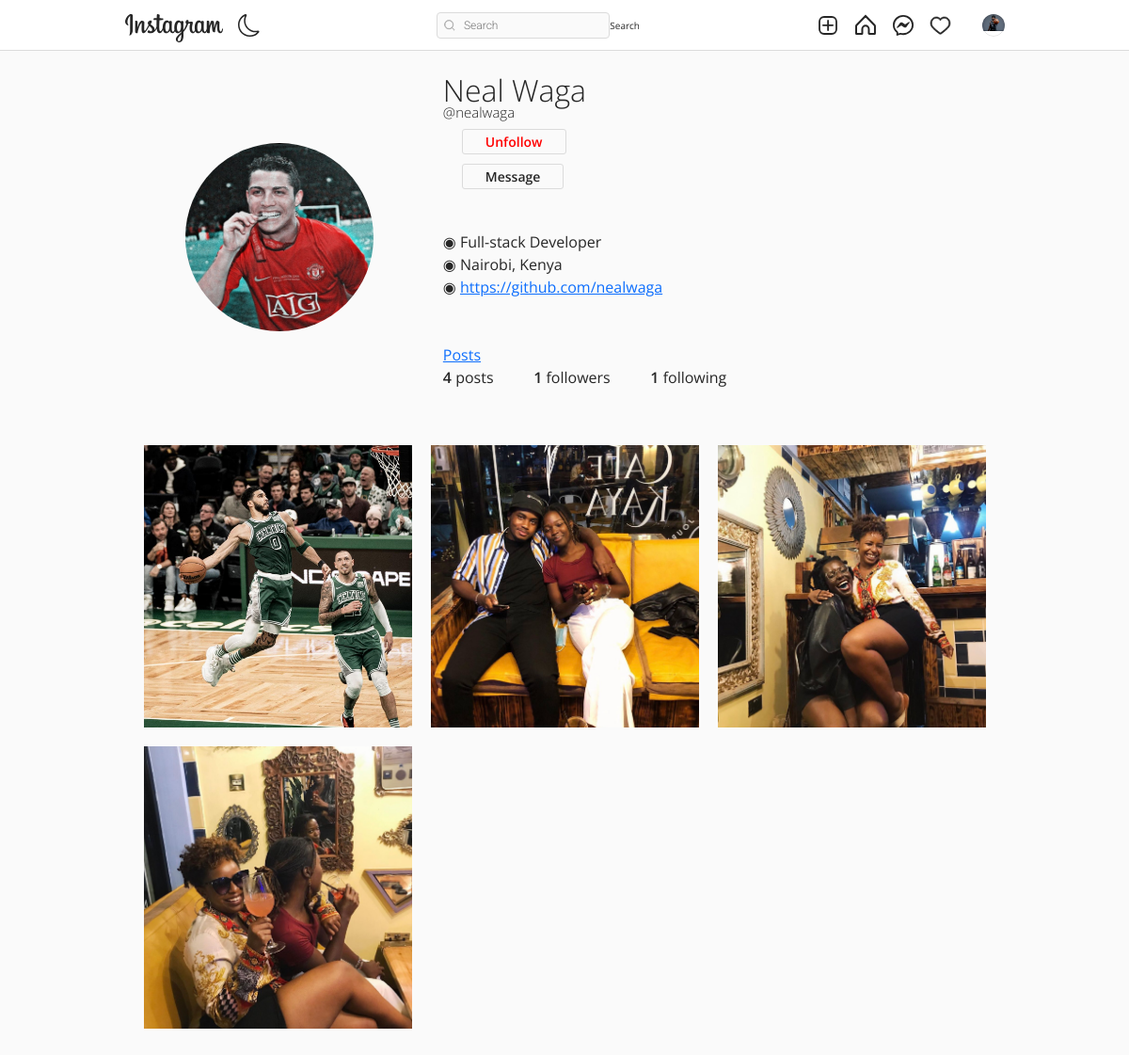
The app's page /nealwaga/ (signed in) with its own data.
### authy/models.py (models this page shows, shortened)
class Profile(models.Model):
    user = models.OneToOneField(User, related_name='profile', on_delete=models.CASCADE)
    image = models.ImageField(upload_to="profile_pciture", null=True, default="default.jpg")
    first_name = models.CharField(max_length=200, null=True, blank=True)
    last_name = models.CharField(max_length=200, null=True, blank=True)
    bio = models.CharField(max_length=200, null=True, blank=True)
    location = models.CharField(max_length=200, null=True, blank=True)
    url = models.URLField(max_length=200, null=True, blank=True)
    favourite = models.ManyToManyField(Post, blank=True)

### post/models.py (models this page shows)
class Post(models.Model):
    id = models.UUIDField(primary_key=True, default=uuid.uuid4, editable=False)
    picture = models.ImageField(upload_to=user_directory_path, verbose_name="Picture")
    caption = models.CharField(max_length=10000, verbose_name="Caption")
    posted = models.DateField(auto_now_add=True)
    tags = models.ManyToManyField(Tag, related_name="tags")
    user = models.ForeignKey(User, on_delete=models.CASCADE)
    likes = models.IntegerField(default=0)
    def get_absolute_url(self):
        return reverse("post-details", args=[str(self.id)])

### authy/views.py (the view)
# urls.py: path('<username>/', UserProfile, name='profile'),
def UserProfile(request, username):
    Profile.objects.get_or_create(user=request.user)
    user = get_object_or_404(User, username=username)
    profile = Profile.objects.get(user=user)
    url_name = resolve(request.path).url_name
    posts = Post.objects.filter(user=user).order_by('-posted')
    if url_name == 'profile':
        posts = Post.objects.filter(user=user).order_by('-posted')
    else:
        posts = profile.favourite.all()
    posts_count = Post.objects.filter(user=user).count()
    following_count = Follow.objects.filter(follower=user).count()
    followers_count = Follow.objects.filter(following=user).count()
    follow_status = Follow.objects.filter(following=user, follower=request.user).exists()
    paginator = Paginator(posts, 8)
    page_number = request.GET.get('page')
    posts_paginator = paginator.get_page(page_number)
    context = {
        'posts': posts,
        'profile':profile,
        'posts_count':posts_count,
        'following_count':following_count,
        'followers_count':followers_count,
        'posts_paginator':posts_paginator,
        'follow_status':follow_status,
    }
    return render(request, 'profile.html', context)

### templates/profile.html (shortened to what this page needs)
{% extends 'base.html' %}
{% load static %}
{% block content %}
<!DOCTYPE html>
<html lang="en">
<head>
    <link rel="stylesheet" href="{% static 'assets3/css/reset.css' %}">
    <link rel="stylesheet" href="{% static 'assets3/css/styles.css' %}">
    <link rel="stylesheet" href="https://use.fontawesome.com/releases/v5.2.0/css/all.css">
</head>
<body>
    <header>
        <br><br><br>
        <div class="container">
            <div class="profile">
                <div class="profile-image">
                    <img src="{{profile.image.url}}" alt="" style="width: 200px; height: 200px;">
                </div>
                <div class="profile-user-settings">
                        {% if profile.first_name %}
                        <h6 class="profile-user-name">{{profile.first_name}} {{profile.last_name}}</h6> <br>
                        {% endif %}
                        <h5 style="font-size: 15px;" class="profile-user-name">@{{profile.user.username}}</h5>
                        <br><br>
                        {% if request.user.is_authenticated and request.user != profile.user %}
                            {% if follow_status == True %}
                                <a href="{% url 'follow' profile.user 0 %}" class="btn profile-edit-btn" style="color: red;">Unfollow</a> <br><br>
                            {% else %}
                                <a href="{% url 'follow' profile.user 1 %}" class="btn profile-edit-btn" style="color: green;">Follow</a> <br><br>
                            {% endif %}
                        {% endif %}
                        {% if request.user.is_authenticated and request.user != profile.user %}
                                <a href="{% url 'conversation' profile.user  %}" class="btn profile-edit-btn">Message</a> <br><br>
                        {% endif %}
                        <br>
                </div>
                <div class="profile-bio">
                    <br>
                    {% if profile.bio %}
                    <p>◉ {{profile.bio}}</p>
                    {% endif %}
                    {% if profile.location %}
                    <p>◉ {{profile.location}}</p>
                    {% endif %}
                    {% if profile.url %}
                    <p>◉ <a href="{{profile.url}}">{{profile.url}}</a></p>
                    {% endif %}
                    <br><br>
                    <div class="profile-user-settings">
                        <a  href="{% url 'profile' profile.user %}"  class="btns profiele-edit-btn">Posts</a>
                    </div>
                </div>
                <div class="profile-stats">
                    <ul>
                        <li><span class="profile-stat-count">{{posts_count}}</span> posts</li>
                        <li><span class="profile-stat-count">{{followers_count}}</span> followers</li>
                        <li><span class="profile-stat-count">{{following_count}}</span> following</li>
                    </ul>
                    <br>
                </div>
            </div>
        </div>
    </header>
    <main>
        <div class="container">
            <div class="gallery">
                {% for post in posts %}
                <a href="{{post.get_absolute_url}}"><div class="gallery-item" tabindex="0">
                    <img src="{{ post.picture.url }}" class="gallery-image" alt="" style="width: 500px; height: 300px; object-fit: cover;">
                </div></a>
                {% endfor %}
            </div>
        </div>
    </main>
    {% endblock content %}

### templates/base.html (shortened to what this page needs)
{% load static %}
<!DOCTYPE html>
<html lang="en">
<head>
    <link rel="stylesheet" href="https://cdn.jsdelivr.net/npm/bootstrap-icons@1.8.1/font/bootstrap-icons.css">
    <link href="https://cdn.jsdelivr.net/npm/bootstrap@5.1.3/dist/css/bootstrap.min.css" rel="stylesheet">
    <link rel="stylesheet" type="text/css" href="{% static 'assets1/style.css' %}">
</head>
<body>
    <header class="header">
        <nav class="header__content">
            <div class="header__buttons">
                <a href="{% url 'index' %}" class="header__home">
                </a>
                <button class="header__theme-button" title="Toggle Theme">
                </button>
            </div>
            <form action="{% url 'search-users' %}" method="GET">
                <div class="header__search">
                    <input type="text" placeholder="Search" name="q" value="{{ request.GET.q }}">
                    <button class="btn btn-primary" type="submit">Search</button>
                </div>
            </form>
            <div class="header__buttons header__buttons--desktop">
                <a href="{% url 'newpost' %}">
                </a>
                <a href="{% url 'index' %}">
                </a>
                <a href="{% url 'message' %}">
                </a>
                <span>
                    <a href="{% url 'show-notification' %}">
                    </a>
                </span>
                <a href="">
                    <button class="profile-button">
                        <a href="{% url 'profile' request.user %}">
                            <div class="profile-button__picture">
                                <img src="{{request.user.profile.image.url}}" alt="User Picture">
                            </div>
                        </a>
                    </button>
                </a>
            </div>
        </nav>
    </header>
    {% block content %}
    {% endblock content %}
</body>
</html>

### static/assets1/style.css (style rules this page uses)
*, *::after, *::before { box-sizing: border-box; margin: 0; padding: 0; }
*, button, input, select, textarea { font-family: 'Roboto', sans-serif; }
:root { --primary: hsl(0, 0%, 100%); --secondary: hsl(0, 0%, 98%); --border: hsl(0, 0%, 86%); --story-border: hsl(0, 0%, 78%); --img-border: hsla(0, 0%, 0%, 0.1); --text-dark: hsl(0, 0%, 15%); --text-light: hsl(0, 0%, 60%); --like: hsl(355, 82%, 61%); --link: hsl(204, 100%, 48%); --header-height: 44px; --nav-height: 44px; }
body { min-height: 100vh; display: flex; flex-direction: column; overflow-y: auto; }
svg { display: block; }
img { max-width: 100%; }
.header { width: 100%; height: var(--header-height); background-color: var(--primary); display: flex; justify-content: center; position: fixed; top: 0; left: 0; z-index: 2; }
.header::after { content: ''; position: absolute; bottom: 0; width: 100%; height: 1px; background-color: var(--border); }
.header__content { width: 100%; max-width: 975px; padding: 0 14px; display: flex; justify-content: space-between; align-items: center; }
.header__home { margin-top: 5px; }
.header__theme-button { background-color: transparent; border: none; cursor: pointer; }
.header__theme-button-moon { display: unset; }
.header__search { width: 216px; height: 28px; display: none; align-items: center; position: relative; }
.header__search svg { width: 12px; height: 12px; position: absolute; left: 8px; }
.header__search input { width: 100%; height: 100%; background-color: var(--secondary); padding: 4px 10px 4px 28px; border: 1px solid var(--border); border-radius: 4px; outline: none; font-size: 12px; font-weight: 300; text-decoration: none; color: var(--text-light); text-overflow: ellipsis; overflow: hidden; white-space: nowrap; }
.header__buttons { display: flex; align-items: center; gap: 16px; }
.profile-button { background-color: transparent; border: none; outline: none; cursor: pointer; position: relative; }
.profile-button__picture { width: 24px; height: 24px; border-radius: 50%; overflow: hidden; position: relative; }
.profile-button__picture::after { content: ''; position: absolute; top: 0; bottom: 0; left: 0; right: 0; border: 1px solid var(--img-border); border-radius: 50%; }
@media (min-width: 768px) { :root { --header-height: 54px; --nav-height: 0px; } }
@media (min-width: 768px) { .header__content { padding: 0 20px; } }
@media (min-width: 768px) { .header__search { display: flex; } }

### static/assets3/css/styles.css (style rules this page uses)
:root { font-size: 10px; }
*, *::before, *::after { box-sizing: border-box; }
body { font-family: "Open Sans", Arial, sans-serif; min-height: 100vh; background-color: #fafafa; color: #262626; padding-bottom: 3rem; }
img { display: block; }
.container { max-width: 93.5rem; margin: 0 auto; padding: 0 2rem; }
.btn { display: inline-block; font: inherit; background: none; border: none; color: inherit; padding: 0; cursor: pointer; }
.profile { padding: 5rem 0; }
.profile::after { content: ""; display: block; clear: both; }
.profile-image { float: left; width: calc(33.333% - 1rem); display: flex; justify-content: center; align-items: center; margin-right: 3rem; }
.profile-image img { border-radius: 50%; }
.profile-user-settings, .profile-stats, .profile-bio { float: left; width: calc(66.666% - 2rem); }
.profile-user-settings { margin-top: 1.1rem; }
.profile-user-name { display: inline-block; font-size: 3.2rem; font-weight: 300; }
.profile-edit-btn { font-size: 1.4rem; line-height: 1.8; border: 0.1rem solid #dbdbdb; border-radius: 0.3rem; padding: 0 2.4rem; margin-left: 2rem; }
.profile-stats { margin-top: 2.3rem; }
.profile-stats li { display: inline-block; font-size: 1.6rem; line-height: 1.5; margin-right: 4rem; cursor: pointer; }
.profile-stats li:last-of-type { margin-right: 0; }
.profile-bio { font-size: 1.6rem; font-weight: 400; line-height: 1.5; margin-top: 2.3rem; }
.profile-real-name, .profile-stat-count, .profile-edit-btn { font-weight: 600; }
.gallery { display: flex; flex-wrap: wrap; margin: -1rem -1rem; padding-bottom: 3rem; }
.gallery-item { position: relative; flex: 1 0 22rem; margin: 1rem; color: #fff; cursor: pointer; }
.gallery-image { width: 100%; height: 100%; object-fit: cover; }

### records on screen
Profile: image (picture), first_name "Neal", last_name "Waga", user.username "nealwaga", bio "Full-stack Developer", location "Nairobi, Kenya", url "https://github.com/nealwaga"
Post: picture (picture)
Post: picture (picture)
Post: picture (picture)
Post: picture (picture)

### other values on screen
{{ posts_count }} "4"
{{ followers_count }} "1"
{{ following_count }} "1"
